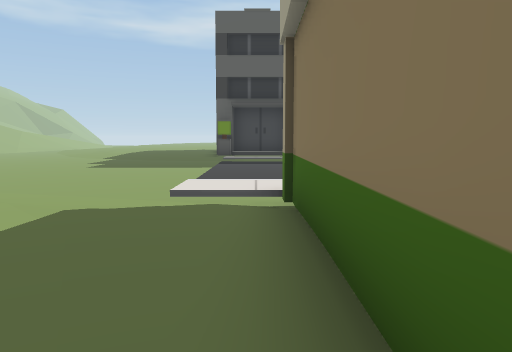
[1] (above)

24 first-person views from a walk through a Unity game level. The camera is 1.5 m above the floor, tilts 6° down and sees 70° across. Doors are open. The floor is counted in squares, 2 m on a side. Each view is taken from the middle of a square. On the plan, view 1 faces up. The plan holds only what a view shows up to about 11 squares ahead; the rest is blank. The place goes on beyond the plan. The player is left out. Some animated figures are not drawn. Some surface patterns are stand-ins.

[2]
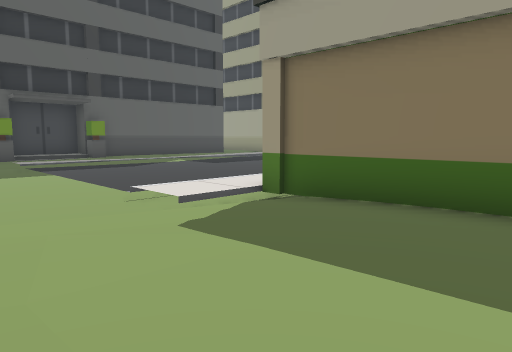

[3]
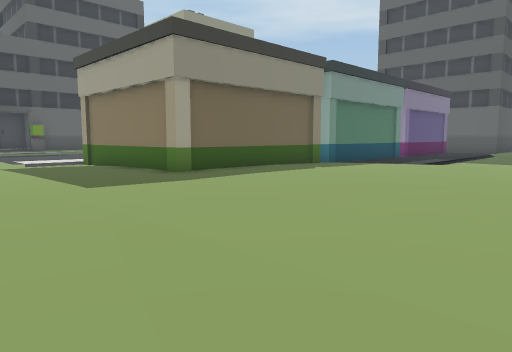

[4]
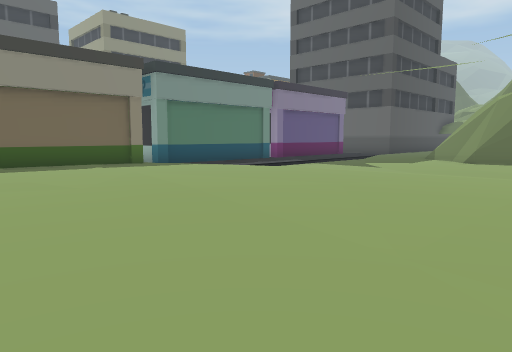

[5]
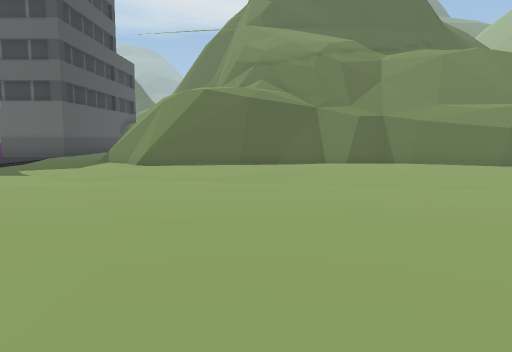

[6]
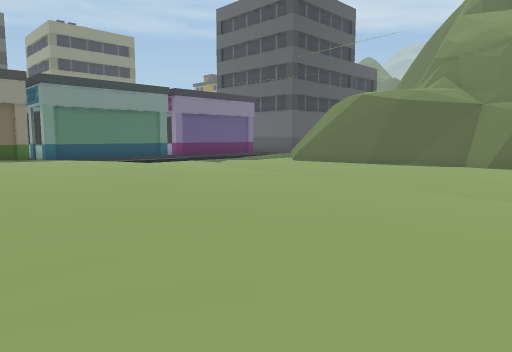

[7]
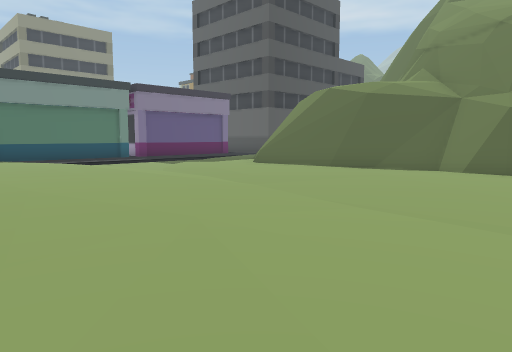

[8]
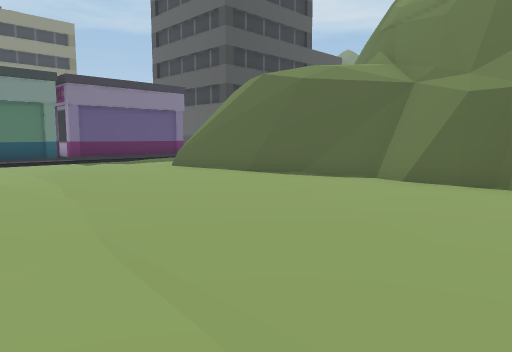

[9]
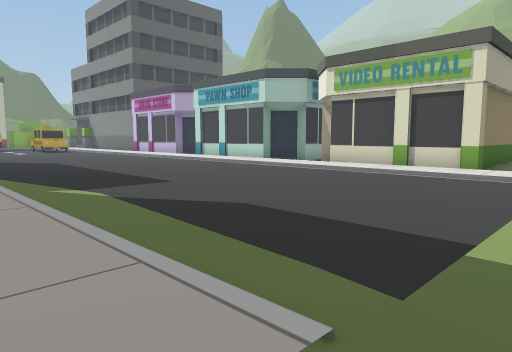

[10]
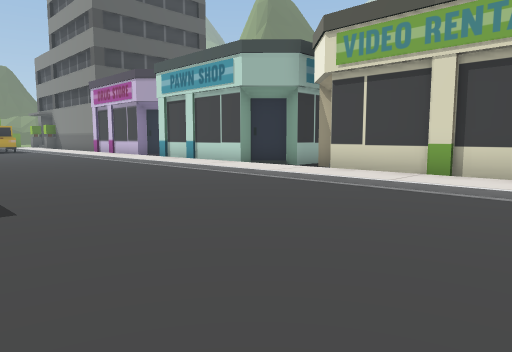

[11]
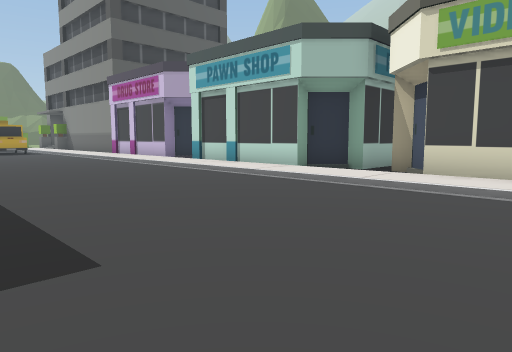

[12]
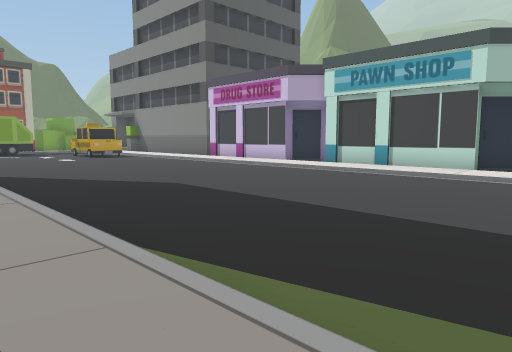

[13]
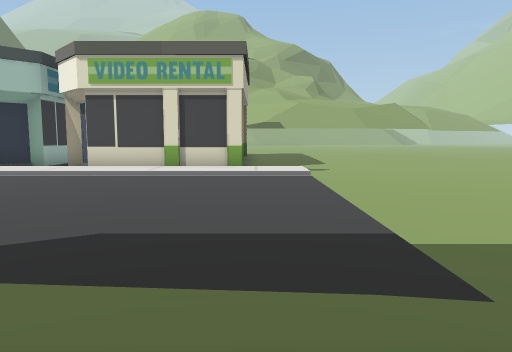

[14]
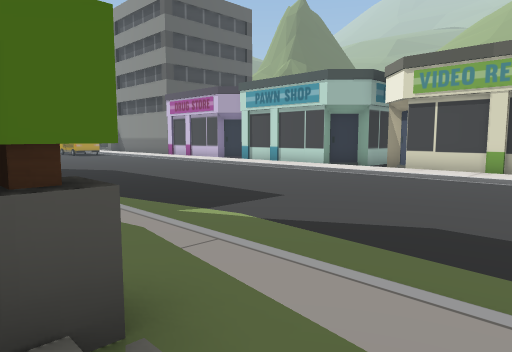

[15]
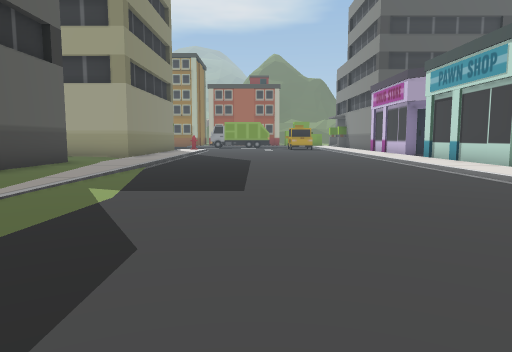

[16]
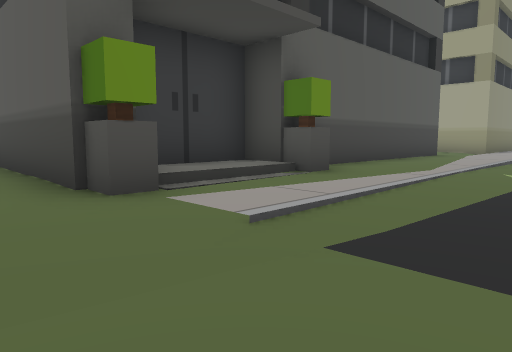

[17]
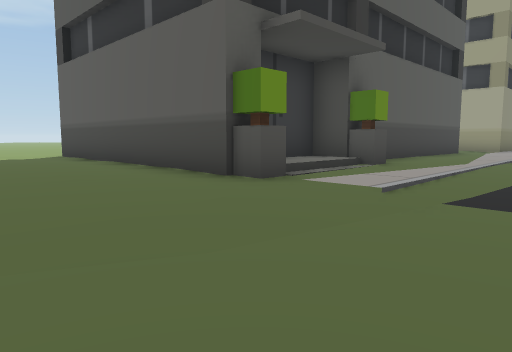

[18]
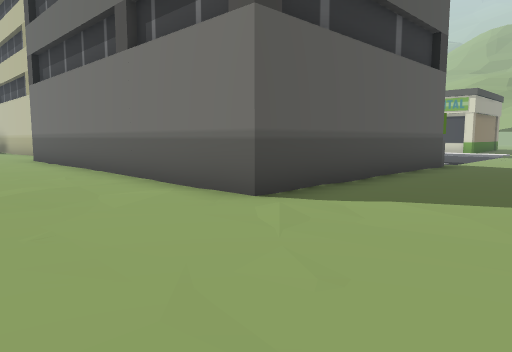

[19]
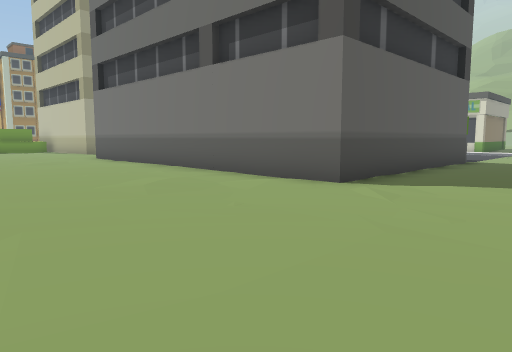

[20]
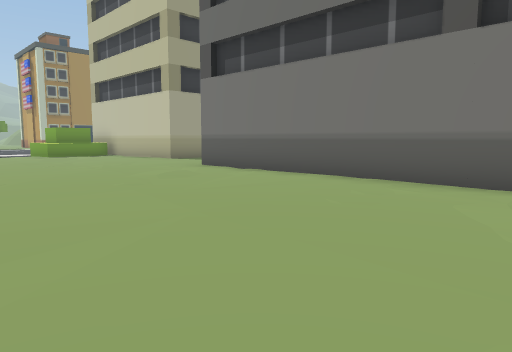

[21]
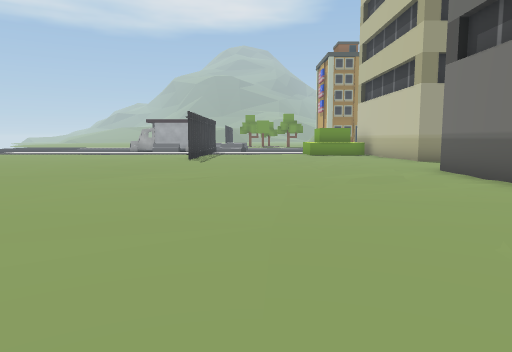

[22]
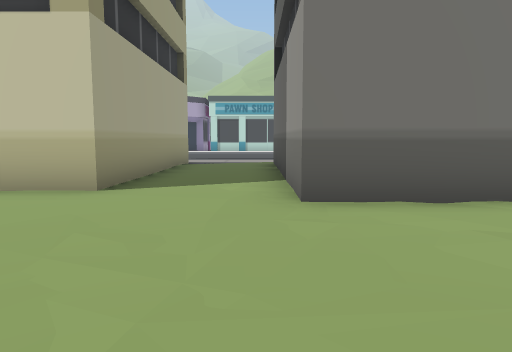

[23]
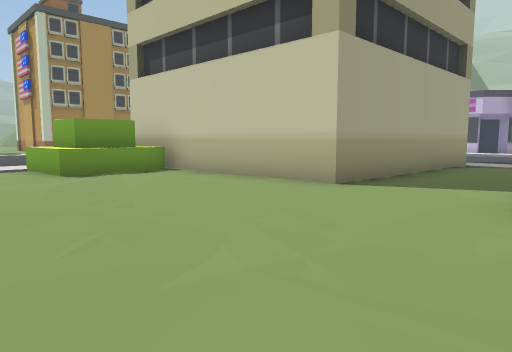

[24]
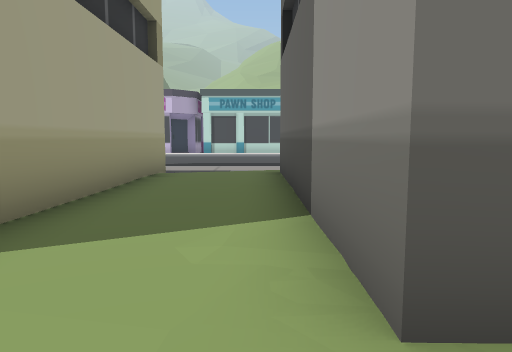

### Floor plan
Key: @ floor where view 1 was taken; # wall or solid block; . main floor; : floor 0.25 m higher than the main floor; - floor 0.25 m lower than the main floor; _ floor 0.5 m lower than the main floor; / step, stairs or slope; ^ raised ledge; O other object.
Columns run from 5 left of view 1 to 18 right of it. Each row starts with its distance up from view 1.
 29      ............
 28 .... ............
 27 ..................
 26 ......................
 25 ........................
 24 .....................OOO
 23 .....................O
 22  ...##########..########
 21  ...#        #..#
 20  ...#        #..#
 19  ...#        #..#
 18  ...#        #..#
 17  ...####     #..#
 16  ...#::#######..#
 15 ................/
 14 //.........////////
 13 ____/------------------
 12 ____/------------------
 11 ____/-----------------
 10 ____/----------------
  9 ____/---------------
  8 ____/--------------
  7 ____/-------------
  6 /___/.............
  5 ---///####///####
  4 .....-#  ##-##
  3  .....#    -#
  2  .....#     #
  1  .....#
  0   ...@#####
 -1   .......
 -2   ...........
 -3   ...........
 -4  .............__ _/
 -5  ............./_/--
 -6  .............//-..
 -7  ............./-..#
 -8      .........-..##
 -9      .........-..##
-10      .............#
-11      .............#   #
-12         ..........## ^#
-13        ...........###^#
-14        ......-....###^
-15        ...........#/
-16        ..........##

Positions as (right, up) in squares from view 1, and headings:
1: (0, 0), facing up
2: (-4, 1), facing up-right
3: (-4, -7), facing up-right
4: (0, -11), facing up-right
5: (2, -11), facing right
6: (2, -16), facing up-right
7: (4, -16), facing up-right
8: (7, -16), facing up-right
9: (-2, 15), facing down-right
10: (0, 12), facing down-right
11: (2, 12), facing down-right
12: (5, 15), facing down-right
13: (0, 15), facing down
14: (0, 16), facing down-right
15: (-1, 11), facing right
16: (-3, 12), facing up-right
17: (-5, 12), facing up-right
18: (-5, 26), facing down-right
19: (-5, 28), facing down-right
20: (0, 29), facing down-right
21: (0, 27), facing right
22: (9, 27), facing down
23: (8, 27), facing down-right
24: (9, 24), facing down
